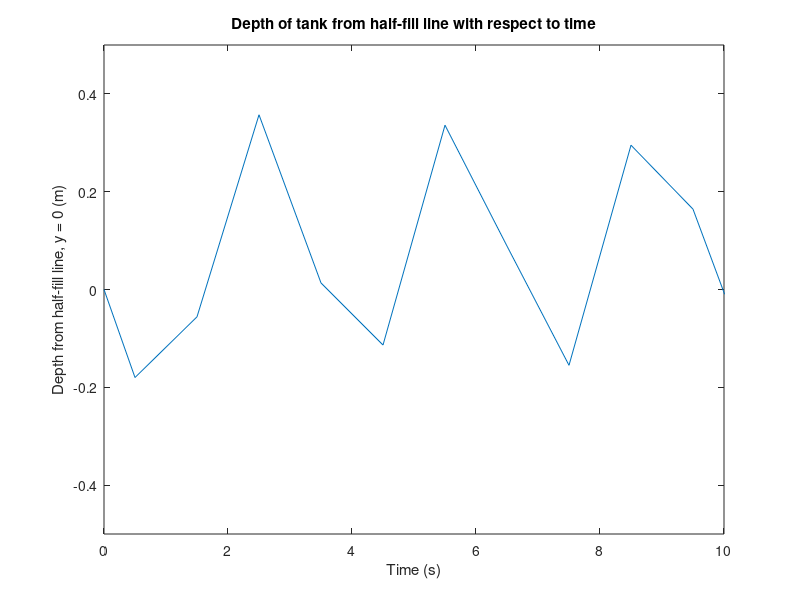

Write MATLAB code to recreate this figure.
%% Connor McGarty, cmcgarty - HW01: P1.9 from Chapra Text
%
% File: cmcgarty_EE254_HW01_P1_9.m
%
% Submission Date: Tuesday, January 28, 2020 - 1/28/20
%
% Problem, P1.9: A storage tank contains a liquid at depth 
% $y$
% where 
% $y = 0$
% when the tank is half full. Liquid is withdrawn at a constant flow rate
% $Q$
% to meet demands. The contents are resupplied at a sinusoidal rate 
% $3Q\sin^{2}(t)$.
% Equation (1.14) can be written for this system as:
%
% $$\frac{d(Ay)}{dt} = 3Q\sin^{2}(t)$$
%
% or,
%
% change in volume = inflow - outflow
%
% Or, since the surface area A is constant:
%
% $$\frac{dy}{dt} = 3*\frac{Q}{A}*\sin^{2}(t) - \frac{Q}{A}$$
%
% Use Euler's method to solve for the depth 
% $y$ 
% from 
% $t=0$
% to
% $10s$
% with a step size of 0.5 s. The parameter values are 
% $A = 1250 m^{2}$
% and 
% $Q = 450 \frac{m^{3}}{s}$
% . Assume that the initial condition is 
% $y = 0$
% .

%% Solution

clear;clc;
% Inital conditions
half_full = 0; % m
surface_area = 1250; % m^2, variable A
outflow_rate = 450; % m^3/d, variable Q

% set time conditions
t_start = 0; % s
t_stop = 10; % s
t_current = t_start;
t_previous = t_current;
t_delta = 0.5; % s 
t_vector = []; % s
t_vector(1) = t_start;

y_init = 0; % m
y_vector = []; % m
y_vector(1) = y_init;
y_current = y_init;
y_previous = y_current;

iterator = 1;
done = false; % loop flag

while (done == false)
    iterator = iterator + 1;
    slope = 3 .* (outflow_rate ./ surface_area) .* sin(t_previous).^2 ...
                 - (outflow_rate ./ surface_area);
    y_current = y_previous + slope * t_delta;
    t_current = t_current + t_delta;    
    if t_current >= t_stop
        done = true;
    end
    y_vector(iterator) = y_current;
    t_vector(iterator) = t_current;
    t_previous = t_current;
    t_current = t_current + t_delta;
end

plot(t_vector, y_vector);
axis([0, 10, -.5, .5]);
xlabel('Time (s)');
ylabel('Depth from half-fill line, y = 0 (m)');
title('Depth of tank from half-fill line with respect to time');